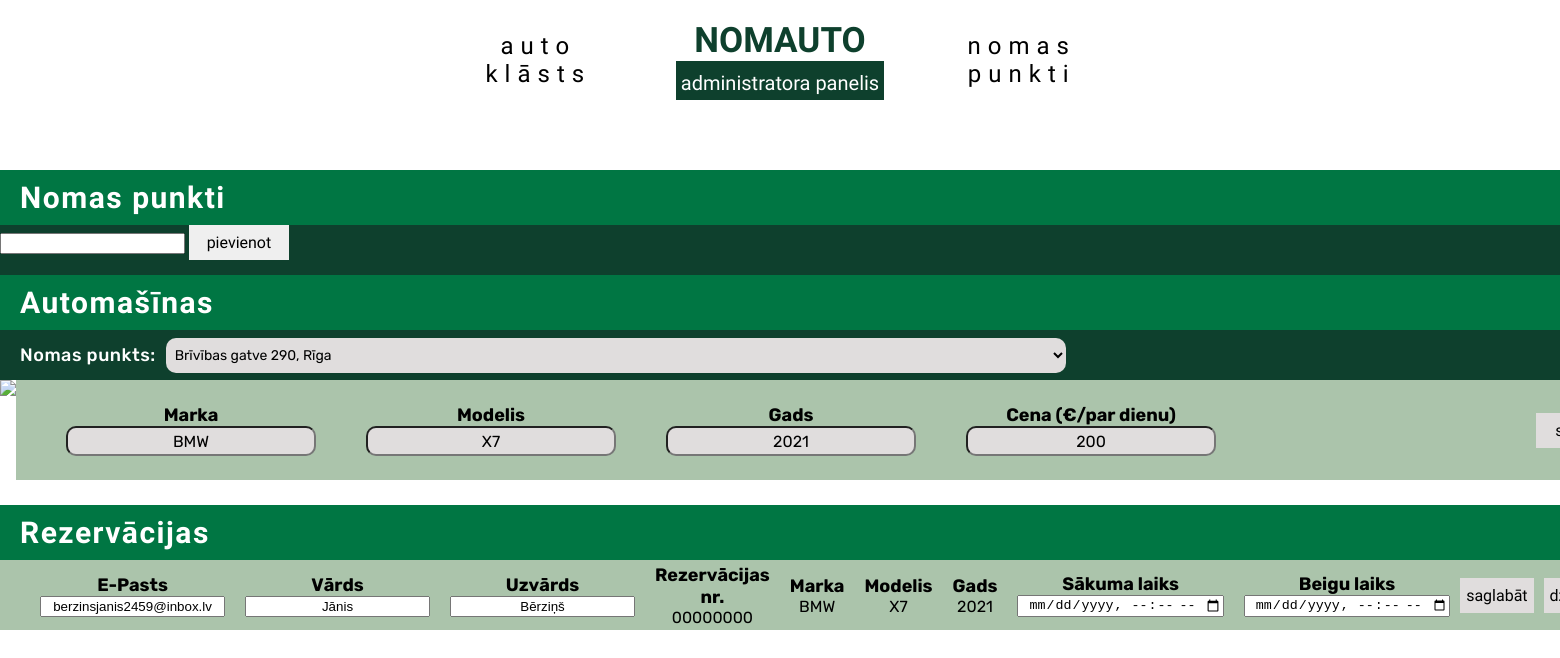
The app's page /adminPage, older data.
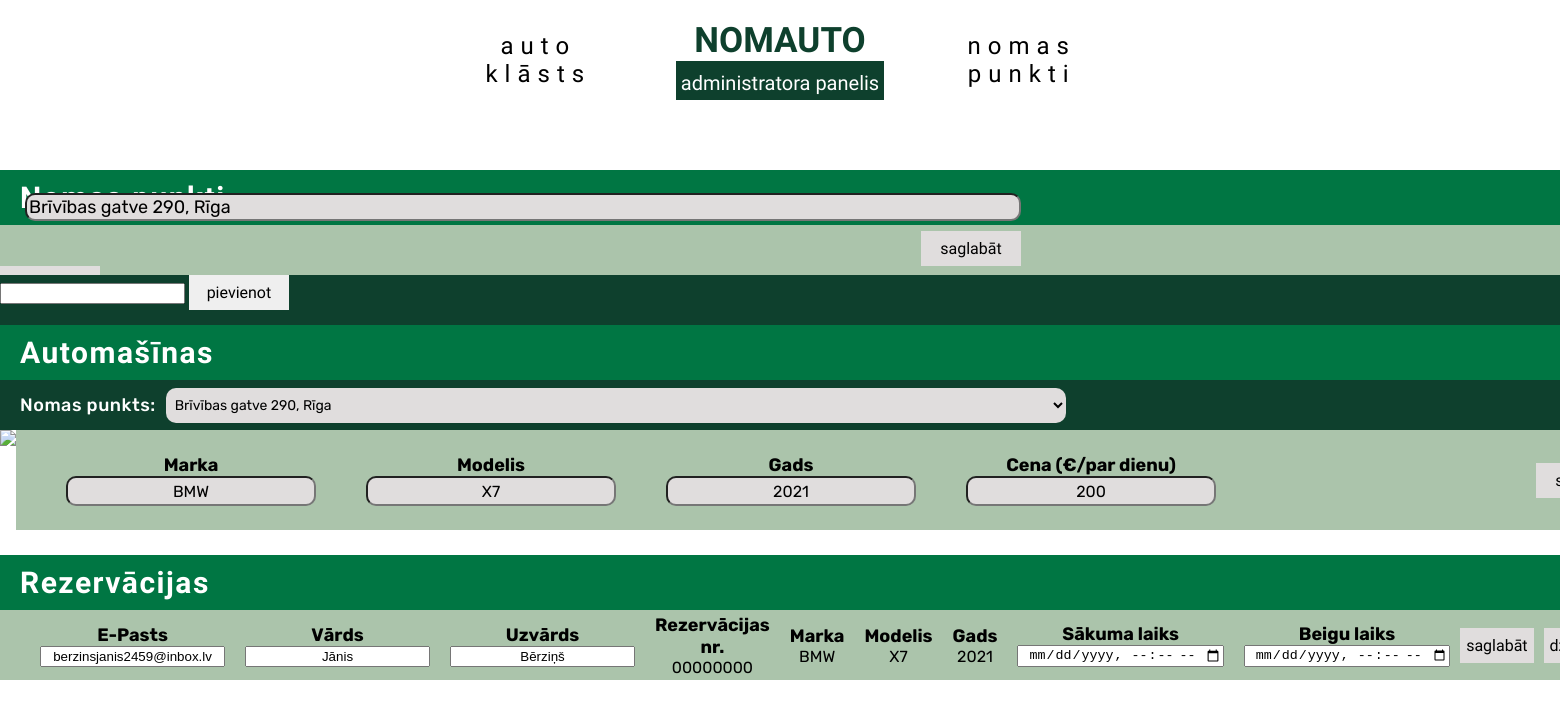
The same page, newer data.
### main.py (models this page shows, shortened)
class rentPoints(db.Model):
  id = db.Column(db.Integer, primary_key=True)
  name = db.Column(db.String(200), nullable=False)
  dateCreated = db.Column(db.DateTime, default=datetime.utcnow)

### main.py (the view)
@app.route('/adminPage', methods=['POST', 'GET'])
def admin():
  if request.method == 'POST':
    newRentPoint = rentPoints(name=request.form['content'])
    try:
      db.session.add(newRentPoint)
      db.session.commit()
      return redirect('/adminPage')
    except:
      return 'We ran into an issue while trying to add a rent point'
  else:
    rentPointList = rentPoints.query.order_by(rentPoints.id).all()
    return render_template("adminControlPanel.html", rentPointList=rentPointList)

### templates/adminControlPanel.html (shortened to what this page needs)
<html lang="en">
	<head></head>
	<body style="">
		<link rel="stylesheet" href="{{ url_for('static', filename='css/adminControlPanel.css') }}" />
		<header>
			<button class="headerButton" href="#">auto klāsts</button>
			<div id="company">
				<a id="companyTitle" href="#">NOMAUTO</a>
				<a id="aboutUs" href="#">administratora panelis</a>
			</div>
			<button class="headerButton" href="#">nomas punkti</button>
		</header>
		<div id="adminReservationPointsDiv">
			<h1 class="adminHeading1">Nomas punkti</h1>
			<div id="adminCurrentReservationPoints">
				{% for rentPoint in rentPointList %}
        <div id="rentPoint{{ rentPoint.id }}" class="adminReservationPoint">
					<div class="adminReservationPointNameDiv">
            <form action="/adminPage/editRentPoint/{{ rentPoint.id }}" method="POST">
              <input
							id="aRPName{{ rentPoint.id }}"
							class="adminReservationPointName"
							value="{{ rentPoint.name }}"
						  />
              <a
              href="/adminPage/editRentPoint/{{rentPoint.id}}"
              class="adminReservationPointSaveButton"
              >
                saglabāt
              </a>
              <a
                href="/adminPage/delRentPoint/{{rentPoint.id}}"
                class="adminReservationPointDeleteButton"
              >
              </a>
            </form>
					</div>
				</div>
        {% endfor %}
      <div class="form" id="adminReservationPointAddDiv">
        <form action="/adminPage" method="POST">
          <input type="text" id="content" name="content">
          <input type="submit" value="pievienot" class="adminReservationPointAddButton">
        </form>
      </div>
		</div>
		<div id="adminCarsDiv" style="margin-bottom: 25px">
			<h1 class="adminHeading1">Automašīnas</h1>
			<div id="adminRPointChoiceDiv">
				<p
					style="
						margin: 0;
						margin-right: 10px;
						margin-left: 20px;
						color: #fff;
						font-size: 18px;
						font-weight: 500;
						letter-spacing: 0.5px;
					"
				>
					Nomas punkts:
				</p>
				<select id="adminRPointChoice">
					<option id="adminRPointChoice1">Brīvības gatve 290, Rīga</option>
				</select>
			</div>
			<div id="adminRPointCar1">
				<img class="adminRPointCarImg" src="../static/img/foto3.jpg" />
				<div id="adminRPointCarDetails">
					<div id="adminRPointCarFirm" class="adminRPointCarDetailsDiv">
						<p class="adminRPointCarDetailsP">Marka</p>
						<input
							id="adminRPointCarFirmInput"
							value="BMW"
							maxlength="35"
							class="adminRPointCarDetailsInput"
						/>
					</div>
					<div id="adminRPointCarModel" class="adminRPointCarDetailsDiv">
						<p class="adminRPointCarDetailsP">Modelis</p>
						<input
							id="adminRPointCarModelInput"
							value="X7"
							maxlength="35"
							class="adminRPointCarDetailsInput"
						/>
					</div>
					<div id="adminRPointCarYear" class="adminRPointCarDetailsDiv">
						<p class="adminRPointCarDetailsP">Gads</p>
						<input
							id="adminRPointCarYearInput"
							value="2021"
							maxlength="35"
							class="adminRPointCarDetailsInput"
						/>
					</div>
					<div id="adminRPointCarPricePerDay" class="adminRPointCarDetailsDiv">
						<p class="adminRPointCarDetailsP" style="">Cena (€/par dienu)</p>
						<input
							id="adminRPointCarPricePerDayInput"
							value="200"
							maxlength="35"
							class="adminRPointCarDetailsInput"
						/>
					</div>
					<button
						id="adminRPointCar1Edit"
						class="adminReservationPointSaveButton"
						style="margin-left: 320px"
					>
					</button>
				</div>
			</div>
		</div>
		<div id="adminReservationsDiv">
			<h1 class="adminHeading1">Rezervācijas</h1>
			<div id="adminRes1Div">
				<div id="adminRes1">
					<div id="adminResEmail" style="margin: 10px; margin-left: 40px">
						<p id="adminResP">E-Pasts</p>
						<input id="adminResEmailInput" value="berzinsjanis2459@inbox.lv" />
					</div>
					<div id="adminResName" style="margin: 10px">
						<p id="adminResP">Vārds</p>
						<input id="adminResNameInput" value="Jānis" />
					</div>
					<div id="adminResSurname" style="margin: 10px">
						<p id="adminResP">Uzvārds</p>
						<input id="adminResSurnameInput" value="Bērziņš" />
					</div>
					<div id="adminResNum" style="margin: 10px">
						<p id="adminResP">Rezervācijas nr.</p>
						<p id="adminResNumP" style="margin: 0">00000000</p>
					</div>
					<div id="adminResCarFirm" style="margin: 10px">
						<p id="adminResP">Marka</p>
						<p id="adminResCarFirmP" style="margin: 0">BMW</p>
					</div>
					<div id="adminResCarModel" style="margin: 10px">
						<p id="adminResP">Modelis</p>
						<p id="adminResCarModelP" style="margin: 0">X7</p>
					</div>
					<div id="adminResCarYear" style="margin: 10px">
						<p id="adminResP">Gads</p>
						<p id="adminResCarYearP" style="margin: 0">2021</p>
					</div>
					<div id="adminResStart" style="margin: 10px">
						<p id="adminResP">Sākuma laiks</p>
						<input id="adminResStartInput" type="datetime-local" />
					</div>
					<div id="adminResEnd" style="margin: 10px">
						<p id="adminResP">Beigu laiks</p>
						<input id="adminResEndInput" type="datetime-local" />
					</div>
				</div>
				<button id="adminRes1Edit" class="adminReservationPointSaveButton">
					saglabāt
				</button>
				<button id="adminRes1Delete" class="adminReservationPointDeleteButton">
					dzēst
				</button>
			</div>
		</div>
	</body>
</html>

### static/css/adminControlPanel.css (style rules this page uses)
body { margin: 0; padding: 0; font-family: "Rubik"; flex-direction: column; }
header { display: flex; font-family: "Josefin Sans"; margin-bottom: 50px; color: #0e402d; justify-content: center; align-items: center; }
.headerButton { height: 60px; width: 175px; border: none; font-family: "Josefin Sans"; background: none; font-size: 24px; letter-spacing: 7px; cursor: pointer; font-weight: 300; }
div#company { display: flex; flex-direction: column; align-items: center; margin: 20px 50px; }
#companyTitle { font-size: 35px; font-weight: 1000; }
a#companyTitle, a#aboutUs { text-decoration: none; color: #0e402d; }
a#aboutUs { font-size: 20px; background: #0e402d; color: #ffffff; padding: 10px 5px 5px; }
h1 { font-family: "Red Hat Display"; font-size: 30px; font-weight: 800; background: #007643; padding-top: 10px; padding-bottom: 10px; padding-left: 20px; color: #fff; margin: 0; letter-spacing: 1.5px; }
div#adminReservationPointsDiv { display: flex; flex-direction: column; margin-bottom: 25px; }
div#adminCurrentReservationPoints { display: flex; flex-direction: column; }
.adminReservationPoint { background: #abc4ab; display: flex; height: 50px; align-items: center; justify-content: center; }
.adminReservationPointName { margin: 10px; margin-left: 25px; font-size: 18px; font-family: "Rubik"; width: 996px; background: #e0dddd; border-radius: 10px; }
.adminReservationPointNameDiv { margin-right: auto; }
.adminReservationPointDeleteButton { margin-right: 15px; height: 35px; width: 100px; font-family: "Red Hat Display"; font-size: 16px; background: #E0DDDD; border: none; text-decoration: none; color: 000000; display: flex; align-items: center; justify-content: center; }
.adminReservationPointSaveButton { margin-right: 10px; width: 100px; height: 35px; font-family: "Red Hat Display"; font-size: 16px; border: none; background: #E0DDDD; margin-left: auto; display: flex; align-items: center; justify-content: center; text-decoration: none; color: 000000; }
.adminReservationPointAddButton { width: 100px; height: 35px; font-family: "Red Hat Display"; font-size: 16px; margin-right: 15px; border: none; }
div#adminReservationPointAddDiv { height: 50px; display: flex; flex-direction: row; align-items: center; background: #0e402d; }
div#adminRPointChoiceDiv { display: flex; height: 50px; align-items: center; background: #0e402d; }
select#adminRPointChoice { width: 900px; height: 35px; border: none; border-radius: 10px; background: #e0dddd; padding-left: 5px; font-size: 14px; font-family: "Rubik"; }
.adminRPointCarImg { max-width: 175px; }
div#adminRPointCar1 { display: flex; height: 100px; }
div#adminRPointCarDetails { display: flex; align-items: center; background: #abc4ab; }
.adminRPointCarDetailsDiv { margin-left: 50px; text-align-last: center; margin-right: auto; display: flex; flex-direction: column; }
.adminRPointCarDetailsP { margin: 0; font-weight: 700; font-size: 18px; }
.adminRPointCarDetailsInput { background: #e0dddd; border-radius: 10px; width: 250px; height: 30px; font-size: 16px; font-family: "Rubik"; }
div#adminReservationsDiv { display: flex; flex-direction: column; }
div#adminRes1 { display: flex; text-align-last: center; height: 70px; align-items: center; }
#adminResP { font-weight: 700; font-size: 18px; margin: 0; }
div#adminRes1Div { display: flex; flex-direction: row; background: #abc4ab; align-items: center; }
.adminReservationPointNameDiv { display: flex; flex-direction: row; align-items: center; justify-content: center; }

Row changes from the older to the newer data that the page shows:
added rentPoints: name "Brīvības gatve 290, Rīga"
